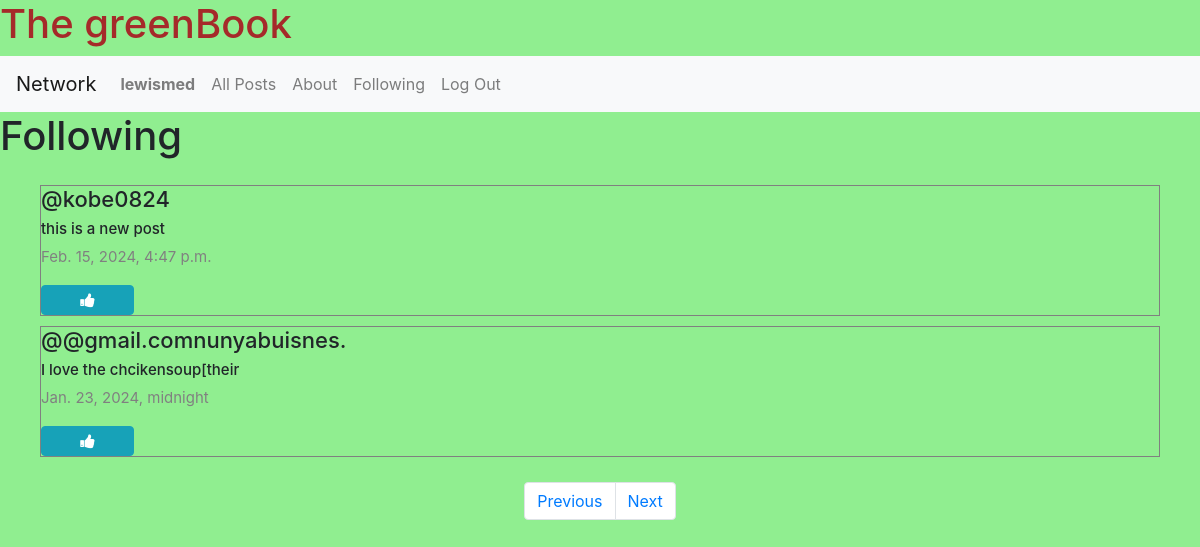
Screenshot of /following?page=3 (signed in) with the database file from the repository.
### network/models.py (models this page shows, shortened)
class User(AbstractUser):
    pass

class Post(models.Model):
    content=models.CharField(max_length=140)
    user=models.ForeignKey(User,on_delete=models.CASCADE,related_name="author")
    imageUrl=models.CharField(max_length=1000,null=True)
    date=models.DateTimeField(auto_now_add=True)
    comment=models.CharField(max_length=140, default="feedback")

### network/views.py (the view)
# urls.py: path('following',views.following,name='following'),
def following(request):
    currentUser=User.objects.get(pk=request.user.id)
    following_people=Follow.objects.filter(user=currentUser)
    allPosts=Post.objects.all().order_by("id").reverse()
    followingPosts=[]
    for posts in allPosts:
        for person in following_people:
            if person.user_follower==posts.user:
                followingPosts.append(posts)
    paginator=Paginator(followingPosts,2)
    page_number= request.GET.get('page')
    posts_of_the_page=paginator.get_page(page_number)
    return render(request, "network/following.html",{
        "posts_of_the_page":posts_of_the_page
    })

### network/templates/network/following.html (shortened to what this page needs)
{% extends "network/layout.html" %}
{% block body %}
<h1>Following</h1>
<div class="all-posts" >
    {% for post in posts_of_the_page %}
  <div class="post" style="margin: 5px 20px; border:0.1px solid gray; display: flex;
    justify-content: center;
    flex-direction:column;
    box-sizing: border-box;">
        <h5 class="username">@{{ post.user }}</h5>
       <h6 class="content" id="content_{{post.id}}" >{{ post.content }}</h6>
        <p class="date"> {{ post.date }}</p>
        {% if user.is_authenticated %}
        {% if user == post.user %}
        <div class="d-flex justify-content-around">
            <button class="btn btn-primary" data-toggle="modal" data-target="#modal_edit_post_{{ post.id }}" > Edit </button>
        </div>
        <div class="modal" id="modal_edit_post_{{ post.id }}" tabindex="-1" role="dialog" aria-labelledby="modal_edit_post_{{ post.id }}_label" aria-hidden="true">
            <div class="modal-dialog" role="document">
              <div class="modal-content">
                <div class="modal-header">
                  <h5 class="modal-title">Edit Post</h5>
                  <button type="button" class="close" data-dismiss="modal" aria-label="Close">
                    <span aria-hidden="true">&times;</span>
                  </button>
                </div>
                <div class="modal-body">
                  <textarea rows="5" id="textarea_{{ post.id }}" class="form-control" name="content">{{ post.content }}</textarea>
                </div>
                <div class="modal-footer">
                  <button type="button" class="btn btn-primary" onclick= "submitHandler({{ post.id }})">Save changes</button>
                  <button type="button" class="btn btn-secondary" data-dismiss="modal">Close</button>
                </div>
              </div>
            </div>
          </div>
          {% else %}
            {% if post.id in whoYouLiked %}
          <button class="btn btn-info fa fa-thumbs-down col-1" onclick="likeHandler({{ post.id }},{{ whoYouLiked }})" post id="{{ post.id }}"></button>
            {% else %}
            <button class="btn btn-info fa fa-thumbs-up col-1"  onclick="likeHandler({{ post.id }},{{ whoYouLiked }})" post id="{{ post.id }}"></button>
            {% endif %}
        {% endif %}
        {% endif %}
    </div>
    {% endfor %}
</div>
<nav aria-label="Page navigation example">
    <ul class="pagination d-flex justify-content-center">
        {% if posts_of_the_page.has_previous %}
      <li class="page-item"><a class="page-link" href="?page={{ posts_of_the_page.previous_page_number }}">Previous</a></li>
      {% endif %}
      {% if posts_of_the_page.has_next %}
      <li class="page-item"><a class="page-link" href="?page={{ posts_of_the_page.next_page_number }}">Next</a></li>
        {% endif %}
    </ul>
  </nav>
{% endblock %}

### network/templates/network/layout.html (shortened to what this page needs)
{% load static %}
<!DOCTYPE html>
<html lang="en">
    <head>
        <link rel="stylesheet" href="https://stackpath.bootstrapcdn.com/bootstrap/4.4.1/css/bootstrap.min.css">
        <link href="{% static 'network/styles.css' %}" rel="stylesheet">
        <link rel="stylesheet" href="https://cdnjs.cloudflare.com/ajax/libs/font-awesome/4.7.0/css/font-awesome.min.css">
    </head>
    <body style="background-color: lightgreen;">
<h1 style="color:brown"> The greenBook</h1>
        <nav class="navbar navbar-expand-lg navbar-light bg-light">
            <a class="navbar-brand" href="#">Network</a>
            <div >
              <ul class="navbar-nav mr-auto">
                {% if user.is_authenticated %}
                    <li class="nav-item">
                        <a class="nav-link" href="{% url 'profile' user_id=user.id %}"><strong>{{ user.username }}</strong></a>
                    </li>
                {% endif %}
                <li class="nav-item">
                  <a class="nav-link" href="{% url 'index' %}">All Posts</a>
                </li>
                <li class="nav-item">
                    <a class="nav-link" href="{% url 'about' %}">About</a>
                  </li>
                {% if user.is_authenticated %}
                    <li class="nav-item">
                        <a class="nav-link" href="{% url  'following' %}">Following</a>
                    </li>
                    <li class="nav-item">
                        <a class="nav-link" href="{% url 'logout' %}">Log Out</a>
                    </li>
                {% endif %}
              </ul>
            </div>
          </nav>
        <div class="body">
            {% block body %}
            {% endblock %}
        </div>
    </body>
</html>

### network/static/network/styles.css (style rules this page uses)
.all-posts { display: flex; justify-content: flex-start; flex-direction: column; margin: 20px; }
.content { font-size: 15px; }
.username { font-size: 22px; }
.date { color:gray; font-size: 15px; }

### network/templates/network/layout.html (style rules this page uses)
body { background-color: lightgreen; }

### rows the page displays
User: username "lewismed"
Post: user "kobe0824", content "this is a new post", date "Feb. 15, 2024, 4:47 p.m."
Post: user "@gmail.comnunyabuisnes.", content "I love the chcikensoup[their", date "Jan. 23, 2024, midnight"
